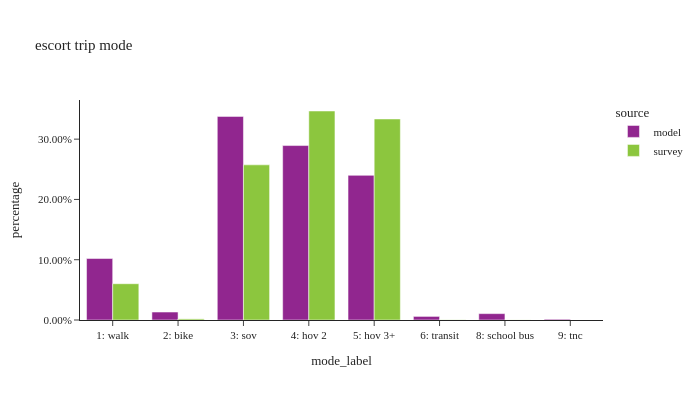

The code cell stored with this chart in its notebook:
### Code cell
df_plot = (
    es_trip.group_by(['source', 'mode_label'])
    .agg([
        pl.col('trexpfac').sum().alias('trexpfac'),
        pl.col('trexpfac').count().alias('sample count')
    ])
    .with_columns(
        (pl.col('trexpfac') / pl.col('trexpfac').sum().over(['source'])).alias('percentage')
    )
)

df_plot_pd = df_plot.sort(['source']).to_pandas()

fig = px.bar(df_plot_pd, x="mode_label", y="percentage", color="source",
             barmode="group",hover_data=['sample count'],title="escort trip mode")
fig.update_layout(height=400, width=700, font=dict(size=11),
                  xaxis = dict(dtick = 1, categoryorder='category ascending'),
                  yaxis=dict(tickformat=".2%"))
fig.show()

### Figure 1 — Plotly figure (JSON) as saved in the notebook; plotly's stock layout.template omitted (floating-point values rounded to 4 significant figures)
{"data": [{"alignmentgroup": "True", "customdata": [[169759], [22002], [562329], [481776], [399457], [9925], [17597], [2091]], "hovertemplate": "source=model<br>mode_label=%{x}<br>percentage=%{y}<br>sample count=%{customdata[0]}<extra></extra>", "legendgroup": "model", "marker": {"color": "#91268F", "pattern": {"shape": ""}}, "name": "model", "offsetgroup": "model", "orientation": "v", "showlegend": true, "textposition": "auto", "type": "bar", "x": ["1: walk", "2: bike", "3: sov", "4: hov 2", "5: hov 3+", "6: transit", "8: school bus", "9: tnc"], "xaxis": "x", "y": [0.102, 0.01321, 0.3377, 0.2894, 0.2399, 0.005961, 0.01057, 0.001256], "yaxis": "y"}, {"alignmentgroup": "True", "customdata": [[138], [24], [358], [510], [413], [5], [3]], "hovertemplate": "source=survey<br>mode_label=%{x}<br>percentage=%{y}<br>sample count=%{customdata[0]}<extra></extra>", "legendgroup": "survey", "marker": {"color": "#8CC63E", "pattern": {"shape": ""}}, "name": "survey", "offsetgroup": "survey", "orientation": "v", "showlegend": true, "textposition": "auto", "type": "bar", "x": ["1: walk", "2: bike", "3: sov", "4: hov 2", "5: hov 3+", "6: transit", "8: school bus"], "xaxis": "x", "y": [0.06018, 0.001855, 0.2574, 0.3467, 0.3335, 0.0003022, 0.0001553], "yaxis": "y"}], "layout": {"barmode": "group", "font": {"size": 11}, "height": 400, "legend": {"title": {"text": "source"}, "tracegroupgap": 0}, "title": {"text": "escort trip mode"}, "width": 700, "xaxis": {"anchor": "y", "categoryorder": "category ascending", "domain": [0, 1], "dtick": 1, "title": {"text": "mode_label"}}, "yaxis": {"anchor": "x", "domain": [0, 1], "tickformat": ".2%", "title": {"text": "percentage"}}}}
